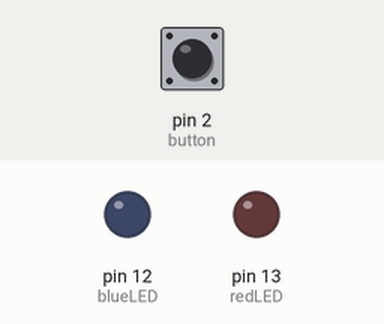
This sketch was run on a simulated Arduino Uno, built with avr-gcc and run on an emulated ATmega328P. On the bench: output pins drawn as LEDs (lit = HIGH). The test bench sets the inputs (shaded band); at power-on: pin 2 (button) LOW.

Above: at 1.2 s.
1.3 s: pin 2 (button) pulled HIGH for 0.15 s
At 2.1 s:
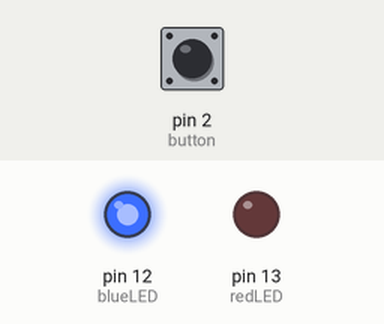
Timing chart, 0 to 4.3 s (numbered marks = the images above; inputs shaded):
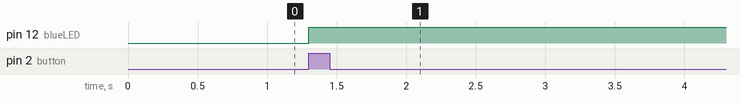

The sketch:

led_and_button.ino
```cpp
const int redLED = 13;
const int blueLED = 12;
const int button = 2;

bool buttonState = false;

void setup()
{

  pinMode(redLED, OUTPUT);
  pinMode(blueLED, OUTPUT);
  pinMode(button, INPUT);
}

void loop()
{
	buttonState = digitalRead(button);

  if (buttonState)
  {
    digitalWrite(blueLED, HIGH);
  }
}
```

Measured:
- after the input at 1.3 s, pin 12 (blueLED): LOW → HIGH at once
